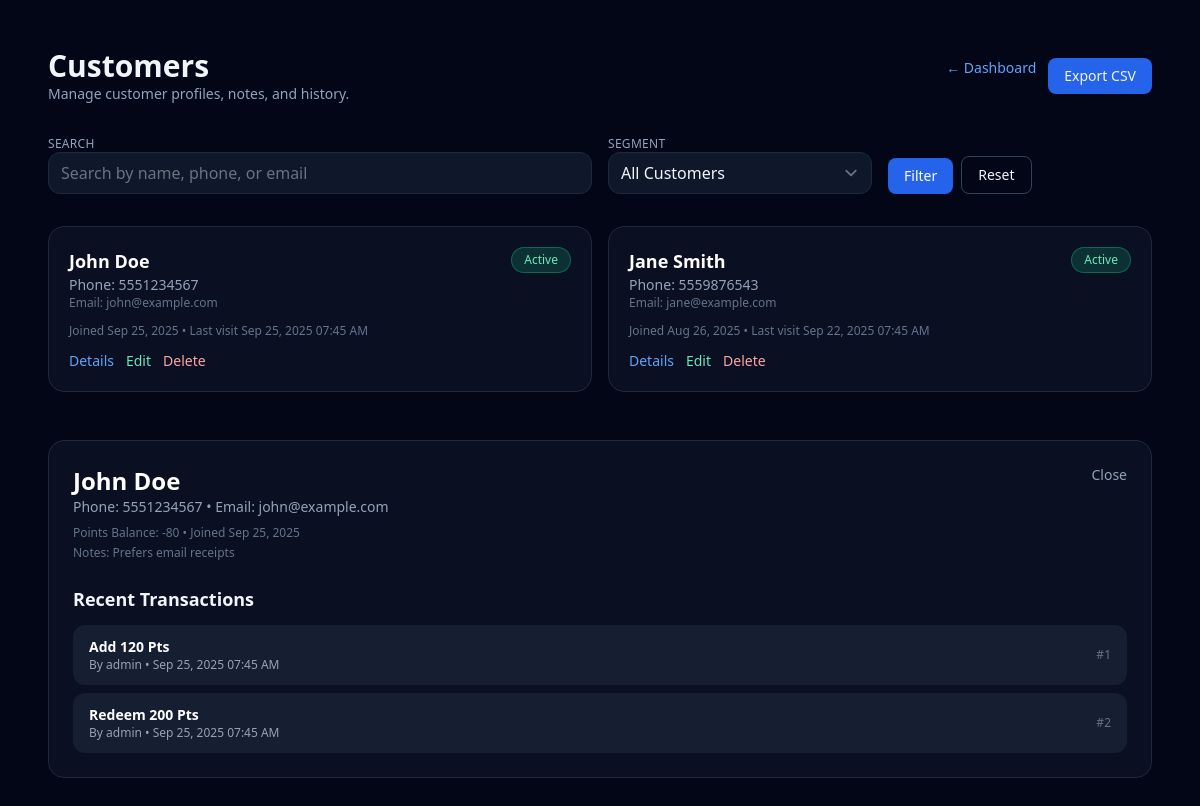
The page /customers.php?customer_id=1 (signed in) on the database its author committed.
### tables this page shows
CREATE TABLE customers (
    id INT AUTO_INCREMENT PRIMARY KEY,
    phone VARCHAR(20) NOT NULL UNIQUE,
    name VARCHAR(150) NOT NULL,
    email VARCHAR(150) DEFAULT NULL,
    join_date DATE DEFAULT CURRENT_DATE,
    last_visit DATETIME DEFAULT NULL,
    notes TEXT
);

CREATE TABLE points_transactions (
    id INT AUTO_INCREMENT PRIMARY KEY,
    customer_id INT NOT NULL,
    admin_id INT DEFAULT NULL,
    transaction_type ENUM('add','redeem','subtract','edit') NOT NULL,
    points INT NOT NULL,
    created_at TIMESTAMP DEFAULT CURRENT_TIMESTAMP,
    CONSTRAINT fk_points_customer FOREIGN KEY (customer_id) REFERENCES customers(id) ON DELETE CASCADE,
    CONSTRAINT fk_points_admin FOREIGN KEY (admin_id) REFERENCES admins(id) ON DELETE SET NULL
);

### config.php (called while the page is built, shortened)
<?php
$dbHost = getenv('DB_HOST') ?: '127.0.0.1';
$dbUser = getenv('DB_USER') ?: 'root';
$dbPass = getenv('DB_PASS') ?: '';
$dbName = getenv('DB_NAME') ?: 'rewards_system';
$conn = @new mysqli($dbHost, $dbUser, $dbPass, $dbName);
$conn->set_charset('utf8mb4');
function db(): mysqli
{
    global $conn;
    return $conn;
}
function h(?string $value): string
{
    return htmlspecialchars($value ?? '', ENT_QUOTES, 'UTF-8');
}
function total_points(int $customerId): int
{
    $sql = "SELECT COALESCE(SUM(CASE WHEN transaction_type IN ('add','edit') THEN points WHEN transaction_type IN ('redeem','subtract') THEN -points ELSE 0 END), 0) AS balance FROM points_transactions WHERE customer_id = ?";
    $stmt = db()->prepare($sql);
    $stmt->bind_param('i', $customerId);
    $stmt->execute();
    $balance = $stmt->get_result()->fetch_assoc()['balance'] ?? 0;
    return (int)$balance;
}
function format_date(?string $date, string $format = 'M d, Y h:i A'): string
{
    $dt = new DateTime($date);
    return $dt->format($format);
}
?>

### customers.php (the view, shortened to what this page needs)
<?php
require_once __DIR__ . '/config.php';
$perPage = 12;
$page = isset($_GET['page']) ? max(1, (int)$_GET['page']) : 1;
$pagination = paginate($page, $perPage);
$search = trim($_GET['search'] ?? '');
$status = $_GET['status'] ?? 'all';
$where = [];
$params = [];
$types = '';
$whereSql = $where ? 'WHERE ' . implode(' AND ', $where) : '';
if ($where) {
    $stmt = db()->prepare("SELECT * FROM customers {$whereSql} ORDER BY last_visit IS NULL, last_visit DESC, name ASC LIMIT ? OFFSET ?");
    if ($types) {
        $typesWithLimit = $types . 'ii';
        $paramsWithLimit = array_merge($params, [$pagination['limit'], $pagination['offset']]);
        $stmt->bind_param($typesWithLimit, ...$paramsWithLimit);
    } else {
        $stmt->bind_param('ii', $pagination['limit'], $pagination['offset']);
    }
    $stmt->execute();
    $customers = $stmt->get_result()->fetch_all(MYSQLI_ASSOC);
    $stmt->close();
} else {
    $stmt = db()->prepare('SELECT * FROM customers ORDER BY last_visit IS NULL, last_visit DESC, name ASC LIMIT ? OFFSET ?');
    $stmt->bind_param('ii', $pagination['limit'], $pagination['offset']);
    $stmt->execute();
    $customers = $stmt->get_result()->fetch_all(MYSQLI_ASSOC);
}
$selectedCustomer = null;
$transactions = [];
if (!empty($_GET['customer_id'])) {
    $cid = (int)$_GET['customer_id'];
    $stmt = db()->prepare('SELECT * FROM customers WHERE id = ?');
    $stmt->bind_param('i', $cid);
    $stmt->execute();
    $selectedCustomer = $stmt->get_result()->fetch_assoc();
    if ($selectedCustomer) {
        $selectedCustomer['points_balance'] = total_points($cid);
        $stmt = db()->prepare('SELECT pt.*, a.username FROM points_transactions pt LEFT JOIN admins a ON pt.admin_id = a.id WHERE pt.customer_id = ? ORDER BY pt.created_at DESC LIMIT 20');
        $stmt->bind_param('i', $cid);
        $stmt->execute();
        $transactions = $stmt->get_result()->fetch_all(MYSQLI_ASSOC);
    }
}
?>
<!DOCTYPE html>
<html lang="en" class="h-full">
<head>
    <script src="https://cdn.tailwindcss.com?plugins=forms"></script>
</head>
<body class="bg-slate-950 text-slate-100 min-h-full">
<div class="max-w-6xl mx-auto py-12 px-6">
    <div class="flex items-center justify-between mb-8">
        <div>
            <h1 class="text-3xl font-bold">Customers</h1>
            <p class="text-sm text-slate-400">Manage customer profiles, notes, and history.</p>
        </div>
        <div class="flex gap-3">
            <a href="admin.php" class="text-sm text-blue-400">← Dashboard</a>
            <a href="?export=csv" class="text-sm bg-blue-600 px-4 py-2 rounded-lg">Export CSV</a>
        </div>
    </div>
    <form method="get" class="grid md:grid-cols-4 gap-4 mb-8 text-sm">
        <div class="md:col-span-2">
            <label class="block text-xs uppercase tracking-wide text-slate-400">Search</label>
            <input type="search" name="search" value="<?= h($search) ?>" placeholder="Search by name, phone, or email" class="w-full bg-slate-900 border border-slate-800 rounded-xl px-3 py-2">
        </div>
        <div>
            <label class="block text-xs uppercase tracking-wide text-slate-400">Segment</label>
            <select name="status" class="w-full bg-slate-900 border border-slate-800 rounded-xl px-3 py-2">
                <option value="all" <?= $status === 'all' ? 'selected' : '' ?>>All Customers</option>
            </select>
        </div>
        <div class="flex items-end gap-2">
            <button type="submit" class="bg-blue-600 hover:bg-blue-700 text-white px-4 py-2 rounded-lg">Filter</button>
            <a href="customers.php" class="px-4 py-2 rounded-lg border border-slate-700">Reset</a>
        </div>
    </form>
    <div class="grid gap-4 md:grid-cols-2 xl:grid-cols-3">
        <?php foreach ($customers as $cust): ?>
            <?php
            $statusLabel = 'Inactive';
            $statusColor = 'bg-red-500/20 text-red-300 border border-red-500/50';
            if (!$cust['last_visit']) {
                $statusLabel = 'New';
                $statusColor = 'bg-blue-500/20 text-blue-200 border border-blue-500/40';
            } else {
                $lastVisit = new DateTime($cust['last_visit']);
                $diff = $lastVisit->diff(new DateTime());
                if ($diff->days <= 30) {
                    $statusLabel = 'Active';
                    $statusColor = 'bg-emerald-500/20 text-emerald-300 border border-emerald-500/40';
                } elseif ($diff->days <= 90) {
                    $statusLabel = 'Engaged';
                    $statusColor = 'bg-blue-500/20 text-blue-200 border border-blue-500/40';
                }
            }
            ?>
            <div class="bg-slate-900/60 border border-slate-800 rounded-2xl p-5 flex flex-col gap-3">
                <div class="flex items-start justify-between">
                    <div>
                        <h2 class="text-lg font-semibold text-white"><?= h($cust['name']) ?></h2>
                        <p class="text-sm text-slate-400">Phone: <?= h($cust['phone']) ?></p>
                        <p class="text-xs text-slate-500">Email: <?= h($cust['email'] ?? '—') ?></p>
                    </div>
                    <span class="text-xs px-3 py-1 rounded-full <?= $statusColor ?>"><?= $statusLabel ?></span>
                </div>
                <p class="text-xs text-slate-500">Joined <?= format_date($cust['join_date'], 'M d, Y') ?> • Last visit <?= format_date($cust['last_visit']) ?></p>
                <div class="flex items-center gap-3">
                    <a href="customers.php?customer_id=<?= (int)$cust['id'] ?>" class="text-sm text-blue-400">Details</a>
                    <button type="button" data-customer='<?= json_encode($cust, JSON_HEX_APOS | JSON_HEX_TAG) ?>' class="text-sm text-emerald-300 edit-btn">Edit</button>
                    <button type="button" data-id="<?= (int)$cust['id'] ?>" class="text-sm text-red-300 delete-btn">Delete</button>
                </div>
            </div>
        <?php endforeach; ?>
    </div>
    <?php if ($selectedCustomer): ?>
        <div class="mt-12 bg-slate-900/60 border border-slate-800 rounded-2xl p-6">
            <div class="flex items-start justify-between">
                <div>
                    <h2 class="text-2xl font-semibold text-white"><?= h($selectedCustomer['name']) ?></h2>
                    <p class="text-sm text-slate-400">Phone: <?= h($selectedCustomer['phone']) ?> • Email: <?= h($selectedCustomer['email'] ?? '—') ?></p>
                    <p class="text-xs text-slate-500 mt-2">Points Balance: <?= number_format($selectedCustomer['points_balance']) ?> • Joined <?= format_date($selectedCustomer['join_date'], 'M d, Y') ?></p>
                    <p class="text-xs text-slate-500 mt-1">Notes: <?= nl2br(h($selectedCustomer['notes'] ?? 'No notes yet')) ?></p>
                </div>
                <a href="customers.php" class="text-sm text-slate-400">Close</a>
            </div>
            <h3 class="text-lg font-semibold mt-6 mb-3">Recent Transactions</h3>
            <div class="space-y-2 text-sm">
                <?php if (!$transactions): ?>
                    <p class="text-slate-400">No transactions yet.</p>
                <?php else: ?>
                    <?php foreach ($transactions as $txn): ?>
                        <div class="flex items-center justify-between bg-slate-800/60 px-4 py-3 rounded-xl">
                            <div>
                                <p class="font-semibold text-white capitalize"><?= h($txn['transaction_type']) ?> <?= number_format($txn['points']) ?> pts</p>
                                <p class="text-xs text-slate-400">By <?= h($txn['username'] ?? 'System') ?> • <?= format_date($txn['created_at']) ?></p>
                            </div>
                            <span class="text-xs text-slate-500">#<?= (int)$txn['id'] ?></span>
                        </div>
                    <?php endforeach; ?>
                <?php endif; ?>
            </div>
        </div>
    <?php endif; ?>
</div>
</body>
</html>

### rows shown on the page
customers: name "John Doe", phone "5551234567", email "john@example.com", last_visit "Active", join_date "Sep 25, 2025", last_visit "Sep 25, 2025 07:45 AM", notes "Prefers email receipts"
customers: name "Jane Smith", phone "5559876543", email "jane@example.com", last_visit "Active", join_date "Aug 26, 2025", last_visit "Sep 22, 2025 07:45 AM"
points_transactions: transaction_type "Add", points "120", admin.username "admin", created_at "Sep 25, 2025 07:45 AM", id "1"
points_transactions: transaction_type "Redeem", points "200", admin.username "admin", created_at "Sep 25, 2025 07:45 AM", id "2"

### other values the page prints
$selectedCustomer['points_balance'] "-80"
